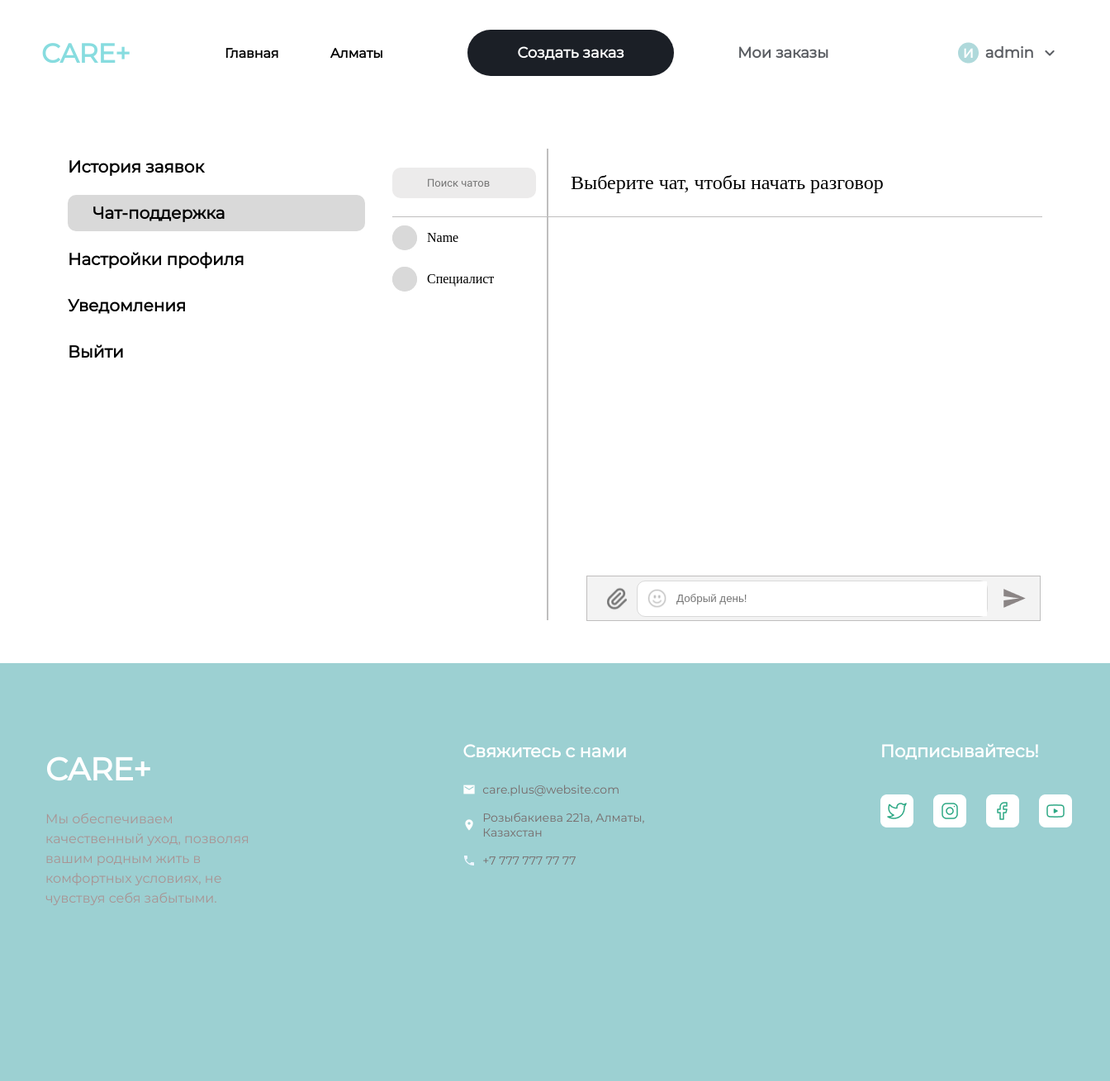
Screenshot of /chats/ (signed in) with the database file from the repository.
### care_app/models.py (models this page shows, shortened)
class CustomUser(AbstractBaseUser, PermissionsMixin):
    SEX_CHOICES = [
        ('Male', 'Male'),
        ('Female', 'Female'),
    ]
    TYPE_CHOICES = [
        ('Specialist', 'Specialist'),
        ('Client', 'Client'),
    ]
    phone = models.CharField(max_length=15, unique=True)
    email = models.EmailField(unique=True)
    name = models.CharField(max_length=50)
    surname = models.CharField(max_length=50)
    birthday = models.DateField()
    sex = models.CharField(max_length=6, choices=SEX_CHOICES)
    user_type = models.CharField(max_length=10, choices=TYPE_CHOICES, default='Client')
    is_active = models.BooleanField(default=True)
    is_staff = models.BooleanField(default=False)
    profile_picture = models.FileField(upload_to='profile_pictures/', null=True, blank=True, validators=[FileExtensionValidator(allowed_extensions=['jpeg','jpg','png'])])
    document = models.FileField(upload_to='documents/', null=True, blank=True, validators=[FileExtensionValidator(allowed_extensions=['jpeg','jpg','png', 'pdf'])])
    objects = CustomUserManager()
    USERNAME_FIELD = 'phone'
    REQUIRED_FIELDS = ['email', 'name', 'surname', 'birthday', 'sex']

class Chat(models.Model):
    user1 = models.ForeignKey(settings.AUTH_USER_MODEL, on_delete=models.CASCADE, related_name='chats_as_user1', null=True, blank=True)
    user2 = models.ForeignKey(settings.AUTH_USER_MODEL, on_delete=models.CASCADE, related_name='chats_as_user2', null=True, blank=True)
    class Meta:
        unique_together = ('user1', 'user2')

### care_app/views.py (the view)
# urls.py: path('chats/', views.chats, name='chats'),
def chats(request):
    if not request.user.is_authenticated:
        return redirect('login')
    chats = Chat.objects.filter(Q(user1=request.user) | Q(user2=request.user))
    chat_list = []
    for chat in chats:
        other_user = chat.user2 if chat.user1 == request.user else chat.user1
        last_message = Message.objects.filter(chat_id=chat).order_by('created_at').last()
        chat_list.append({
            'chat': chat,
            'other_user': other_user,
            'last_message': last_message,
        })
    return render(request, 'chats.html', {'chats': chat_list, 'notifications_count': notifications_count(request)})

### care_app/views.py (called while the page is built)
def notifications_count(request):
    if not request.user.is_authenticated:
        return 0
    notifications = Notification.objects.filter(user=request.user, read=False)
    return notifications.count()

### care_app/templates/chats.html (shortened to what this page needs)
{% load static %}
<!DOCTYPE html>
<html lang="en">
    <head>
        <link rel="stylesheet" href="{% static 'care_app/header.css' %}">
        <link rel="stylesheet" href="{% static 'care_app/chats.css' %}">
    </head>
<body>
    {% include 'header.html' %}
    <div class='content'>
        <div class='links'>
            <a href='/my_orders'>История заявок</a>
            <a href='/chats' class='checked' disabled>Чат-поддержка</a>
            <a href='/profile'>Настройки профиля</a>
            <a href='/notifications'>Уведомления {% if notifications_count %}<span id='not_count'>{{notifications_count}}</span>{%endif%} </a>
            <a href='/logout'>Выйти</a>
        </div>
        <div class='block'>
            <div class='vertical-line'></div>
            <div class='top'>
                <div class='search-container'><input type='text' class='search' placeholder='Поиск чатов'></div>
                <div class='chat-info'>
                    <h1 class='notchosen'>Выберите чат, чтобы начать разговор</h1>
                </div>
            </div>
            <div style='display:flex;'>
            <div class='left'>
                {% for chat in chats %}
                    <a style='text-decoration:none; color:inherit;' href='/chat/{{chat.chat.id}}'><div class='chat'>
                        <img src="{%if chat.other_user.profile_picture%}{{ chat.other_user.profile_picture.url }}{%endif%}" alt="{{ other_user.username }}" onerror="this.src='{% static 'images/fallback.png' %}'">
                        <div style='display:flex;'>
                            <p>{{ chat.other_user.name }}</p>
                        </div>
                    </div></a>
                {% endfor %}
            </div>
            <div class='right'>
                <div class='messages'>
                </div>
                <div class='input'>
                    <img src="{% static 'images/add-file.png' %}" class='add'>
                    <div class='inputline'>
                        <img src="{%static 'images/smile.png'%}">
                        <input type='text' placeholder='Добрый день!'>
                    </div>
                    <img src="{% static 'images/send.png' %}" class='send'>
                </div>
            </div></div>
        </div>
    </div>
    {% include 'footer.html' %}
</body>
</html>

### care_app/templates/header.html (shortened to what this page needs)
{% load static %}
<header class='header'>
    <div class='header-content'>
        <a href='/' style='text-decoration:none;color:inherit;'>
            <div class='header-logo'>CARE+</div><a>
        <a href='/' style='text-decoration:none;color:black;'>
            <p class='header-text'>Главная</p></a>
        <p class='header-text'>Алматы</p>
        {% if user.is_authenticated %}
            {% if request.user.user_type == 'Client' %}
                <a href='/create_order' style='text-decoration:none;color:black;'>
                    <div class='header-client'>Создать заказ</div></a>
                <a href="/my_orders" style='text-decoration:none;color:black;'>
                    <div class='header-spec'>Мои заказы</div></a>
            {% else %}
                <a href='/' style='text-decoration:none;color:black;'>
                    <div class='header-client'>Специалист</div></a>
                <a href="/all_orders" style='text-decoration:none;color:black;'>
                    <div class='header-spec'>Заказы</div></a>
            {% endif %}
            <a id='dropdown-trigger' href='/profile' style='text-decoration:none; color: inherit;'>
                <div class='header-guest'>
                    <img id='user-circle' src="{% static 'images/user-header.png' %}">
                    <span id='header-user-name'>{{user.name}}</span>
                    <img id='dropdown' src="{% static 'images/header-dropdown.png' %}"></div></a>
        {% endif %}
    </div>
</header>

### static/care_app/header.css (style rules this page uses)
.header { font-family: Monsterrat; height: 128px; width: 95%; border-bottom: 1px solid rgba(191, 190, 190, 1); display: flex; align-items: center; padding-right: 5%; }
.header-content { display: flex; flex-direction: row; align-items: center; justify-content: space-between; width: 100%; }
.header-logo { color: rgba(135, 220, 223, 1); font-weight: 600; font-size: 38px; margin-left: 98px; margin-right: 59.33px; cursor: pointer; }
.header-text { font-weight: 600; font-size: 16px; margin-right: 25px; cursor: pointer; }
.header-client { background-color: rgba(27, 31, 38, 1); color: white; font-weight: 600; font-size: 21px; height: 56px; width: 294px; display: flex; justify-content: center; align-items: center; margin-left: 66.33px; margin-right: 72px; border-radius: 100px; cursor: pointer; }
.header-spec { color: rgba(27, 31, 38, 0.72); font-weight: 600; font-size: 21px; text-align: center; cursor: pointer; }
.header-guest { display: flex; align-items: center; font-size: 16px; font-weight: 600; color: rgba(27, 31, 38, 0.72); margin-left: 99.33px; gap: 8px; cursor: pointer; }
#dropdown { padding-left: 5px; }
@media screen and (max-width: 1440px) { .header-logo { font-size: 32px; margin-left: 50px; margin-right: 40px; } }
@media screen and (max-width: 1440px) { .header-client { font-size: 18px; width: 250px; margin-left: 40px; margin-right: 40px; } }
@media screen and (max-width: 1440px) { .header-spec, .header-guest { font-size: 18px; } }

### static/care_app/chats.css (style rules this page uses)
body { margin: 0; font-family: Monsterrat; }
.content { margin-top: 52px; display: flex; justify-content: center; gap: 29px; }
.links { font-weight: 600; display: flex; flex-direction: column; gap: 12px; width: 360px; }
.links a { text-decoration: none; color: black; align-items: center; height: 44px; display: flex; font-size: 20px; }
.checked { border-radius: 10px; padding-left: 30px; width: 330px; background-color: rgba(217, 217, 217, 1); }
.block { height: 623px; width: 937px; font-family: PTSans; position: relative; border-radius: 10px; }
.block p { margin: 0; }
.block h1 { margin: 0; }
.vertical-line { width: 2px; height: 571px; position: absolute; left: 248px; background-color: rgba(191, 190, 190, 1); }
.top { display: flex; margin: 10px 0 0 13px; padding-bottom: 9px; border-bottom: rgba(191, 190, 190, 1) 1px solid; height: 63px; }
.search-container { display: flex; justify-content: center; align-items: center; }
.search { padding-left: 42px; width: 180px; height: 35px; border-radius: 10px; border: none; background-color: rgba(236, 235, 235, 1); font-size: 13px; font-family: Roboto; }
.chat-info { margin-left: 42px; display: flex; gap: 19px; align-items: center; font-size: 20px; }
.left { width: 248px; height: 495px; overflow-y: scroll; overflow-x: hidden; }
.chat { height: 50px; width: 235px; display: flex; padding-left: 13px; gap:12px; align-items: center; }
.chat img { height: 30px; width: 30px; background-color: rgba(217, 217, 217, 1); border-radius: 50%; }
.right { width: 688px; }
.messages { width: 688px; height: 434px; overflow-y: scroll; }
h1.notchosen { text-align: center; font-size: 24px; font-weight: 400; }
.input { background-color: rgba(243, 243, 243, 1); border: 1px solid rgba(191, 190, 190, 1); display: flex; gap: 6px; align-items: center; }
.inputline { padding-left: 3px; width: 560px; height: 42px; display: flex; align-items: center; border: 1px solid rgba(217, 217, 217, 1); border-radius: 10px; background-color: white; }
.input img { cursor: pointer; }
.inputline img { height: 44px; width: 42px; cursor: default; }
.input input { border: none; outline: none; width: 500px; height: 40px; }
.add { margin-left: 18px; height: 42px; width: 36px; }
.send { height: 53px; width: 53px; }
@media screen and (max-width: 1440px) { .content { gap: 20px; } }
@media screen and (max-width: 1440px) { .block { width: 800px; } }
@media screen and (max-width: 1440px) { .right { width: 550px; } }
@media screen and (max-width: 1440px) { .vertical-line { left: 200px; } }
@media screen and (max-width: 1440px) { .search { width: 130px; } }
@media screen and (max-width: 1440px) { .inputline { width: 420px; } }

### rows the page displays
CustomUser: name "admin"
Chat: other_user.name "Name"
Chat: other_user.name "Специалист"
